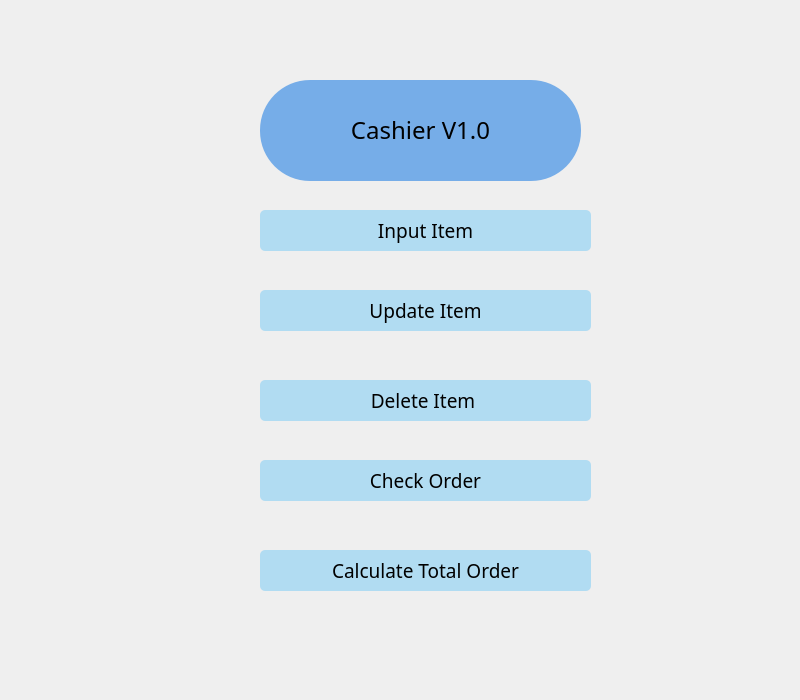
<?xml version="1.0" encoding="UTF-8"?>
<ui version="4.0">
 <class>Dialog</class>
 <widget class="QDialog" name="Dialog">
  <property name="geometry">
   <rect>
    <x>0</x>
    <y>0</y>
    <width>800</width>
    <height>700</height>
   </rect>
  </property>
  <property name="windowTitle">
   <string>Dialog</string>
  </property>
  <widget class="QWidget" name="widget" native="true">
   <property name="geometry">
    <rect>
     <x>220</x>
     <y>60</y>
     <width>400</width>
     <height>700</height>
    </rect>
   </property>
   <property name="styleSheet">
    <string notr="true">background-color :'white'</string>
   </property>
   <widget class="QLabel" name="AppName">
    <property name="geometry">
     <rect>
      <x>40</x>
      <y>20</y>
      <width>321</width>
      <height>101</height>
     </rect>
    </property>
    <property name="font">
     <font>
      <family>Montserrat Medium</family>
      <pointsize>18</pointsize>
     </font>
    </property>
    <property name="layoutDirection">
     <enum>Qt::LeftToRight</enum>
    </property>
    <property name="styleSheet">
     <string notr="true">QLabel {
background-color : rgb(118, 173, 232);
border-radius :50px;
}</string>
    </property>
    <property name="frameShape">
     <enum>QFrame::NoFrame</enum>
    </property>
    <property name="frameShadow">
     <enum>QFrame::Plain</enum>
    </property>
    <property name="lineWidth">
     <number>0</number>
    </property>
    <property name="text">
     <string>&lt;html&gt;&lt;head/&gt;&lt;body&gt;&lt;p align=&quot;center&quot;&gt;Cashier V1.0&lt;/p&gt;&lt;/body&gt;&lt;/html&gt;</string>
    </property>
    <property name="textFormat">
     <enum>Qt::RichText</enum>
    </property>
    <property name="alignment">
     <set>Qt::AlignCenter</set>
    </property>
   </widget>
   <widget class="QPushButton" name="InputItem">
    <property name="geometry">
     <rect>
      <x>40</x>
      <y>150</y>
      <width>331</width>
      <height>41</height>
     </rect>
    </property>
    <property name="font">
     <font>
      <family>Montserrat Medium</family>
      <pointsize>14</pointsize>
     </font>
    </property>
    <property name="styleSheet">
     <string notr="true">QPushButton {
background-color : rgb(177, 220, 242);
border-radius : 5px;
}</string>
    </property>
    <property name="text">
     <string>Input Item</string>
    </property>
   </widget>
   <widget class="QLabel" name="label">
    <property name="geometry">
     <rect>
      <x>540</x>
      <y>970</y>
      <width>251</width>
      <height>16</height>
     </rect>
    </property>
    <property name="font">
     <font>
      <family>Roboto</family>
     </font>
    </property>
    <property name="text">
     <string>Copyright Fakhri Robi Aulia</string>
    </property>
    <property name="textFormat">
     <enum>Qt::RichText</enum>
    </property>
   </widget>
   <widget class="QPushButton" name="UpdateItem">
    <property name="geometry">
     <rect>
      <x>40</x>
      <y>230</y>
      <width>331</width>
      <height>41</height>
     </rect>
    </property>
    <property name="font">
     <font>
      <family>Montserrat Medium</family>
      <pointsize>14</pointsize>
     </font>
    </property>
    <property name="styleSheet">
     <string notr="true">QPushButton {
background-color : rgb(177, 220, 242);
border-radius : 5px;
}</string>
    </property>
    <property name="text">
     <string>Update Item</string>
    </property>
   </widget>
   <widget class="QPushButton" name="DeleteItem">
    <property name="geometry">
     <rect>
      <x>40</x>
      <y>320</y>
      <width>331</width>
      <height>41</height>
     </rect>
    </property>
    <property name="font">
     <font>
      <family>Montserrat Medium</family>
      <pointsize>14</pointsize>
     </font>
    </property>
    <property name="styleSheet">
     <string notr="true">QPushButton {
background-color : rgb(177, 220, 242);
border-radius : 5px;
}</string>
    </property>
    <property name="text">
     <string>Delete Item </string>
    </property>
   </widget>
   <widget class="QPushButton" name="CheckOrder">
    <property name="geometry">
     <rect>
      <x>40</x>
      <y>400</y>
      <width>331</width>
      <height>41</height>
     </rect>
    </property>
    <property name="font">
     <font>
      <family>Montserrat Medium</family>
      <pointsize>14</pointsize>
     </font>
    </property>
    <property name="styleSheet">
     <string notr="true">QPushButton {
background-color : rgb(177, 220, 242);
border-radius : 5px;
}</string>
    </property>
    <property name="text">
     <string>Check Order</string>
    </property>
   </widget>
   <widget class="QPushButton" name="CalculateOrder">
    <property name="geometry">
     <rect>
      <x>40</x>
      <y>490</y>
      <width>331</width>
      <height>41</height>
     </rect>
    </property>
    <property name="font">
     <font>
      <family>Montserrat Medium</family>
      <pointsize>14</pointsize>
     </font>
    </property>
    <property name="styleSheet">
     <string notr="true">QPushButton {
background-color : rgb(177, 220, 242);
border-radius : 5px;
}</string>
    </property>
    <property name="text">
     <string>Calculate Total Order</string>
    </property>
   </widget>
  </widget>
 </widget>
 <resources/>
 <connections/>
</ui>
